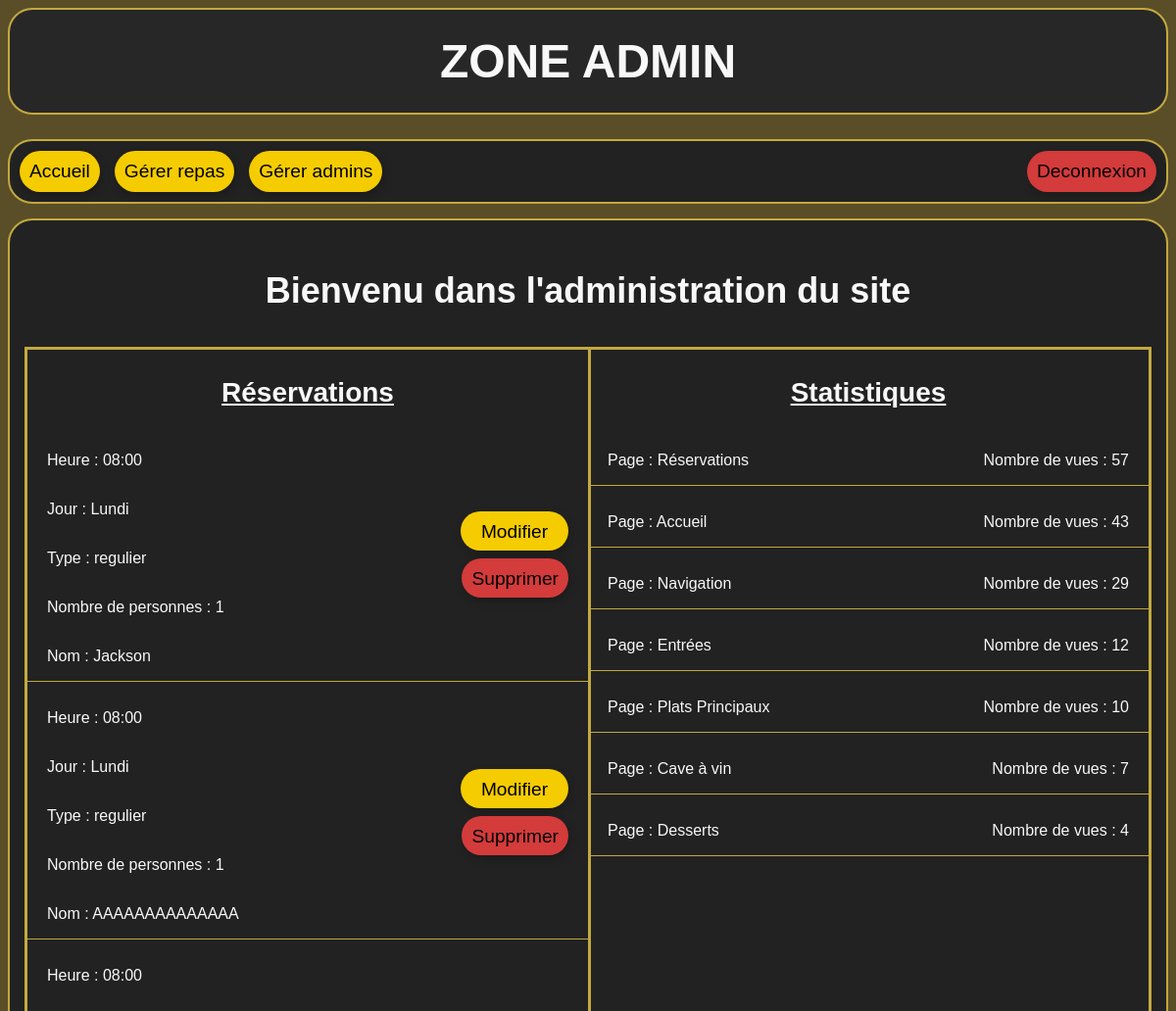
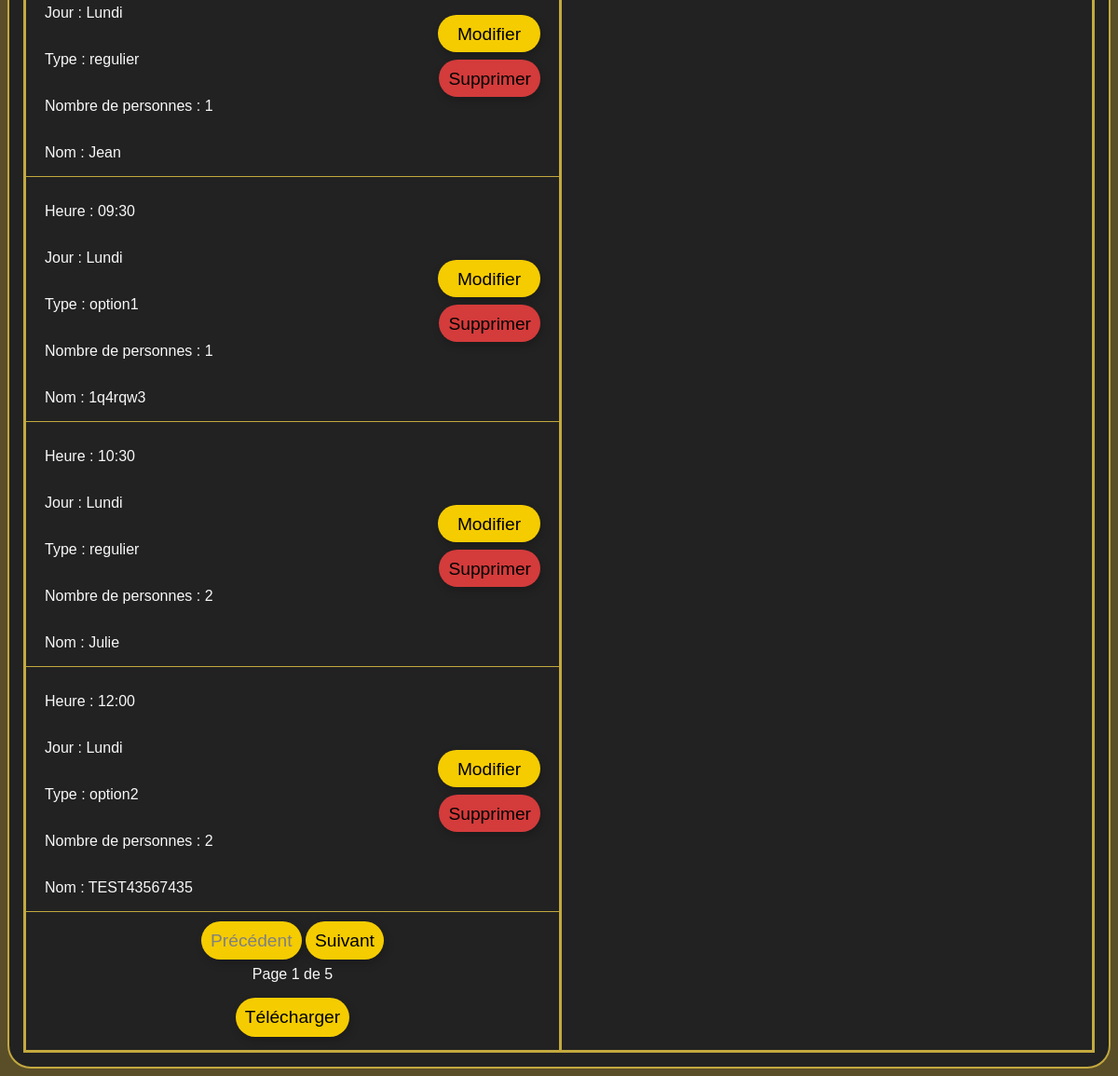
Page /admin/index.php (signed in) on the earlier database version (2 pictures, top to bottom).
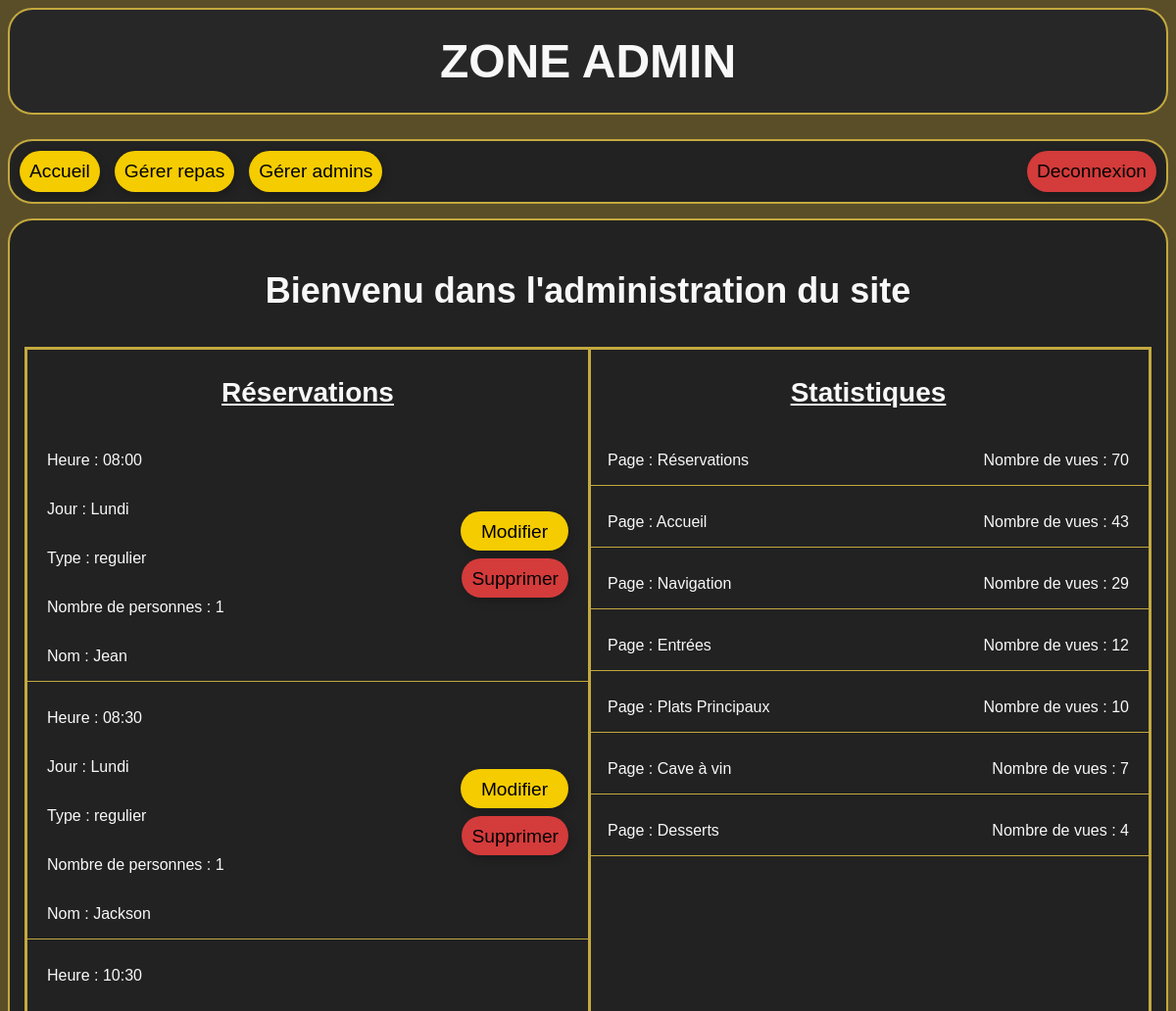
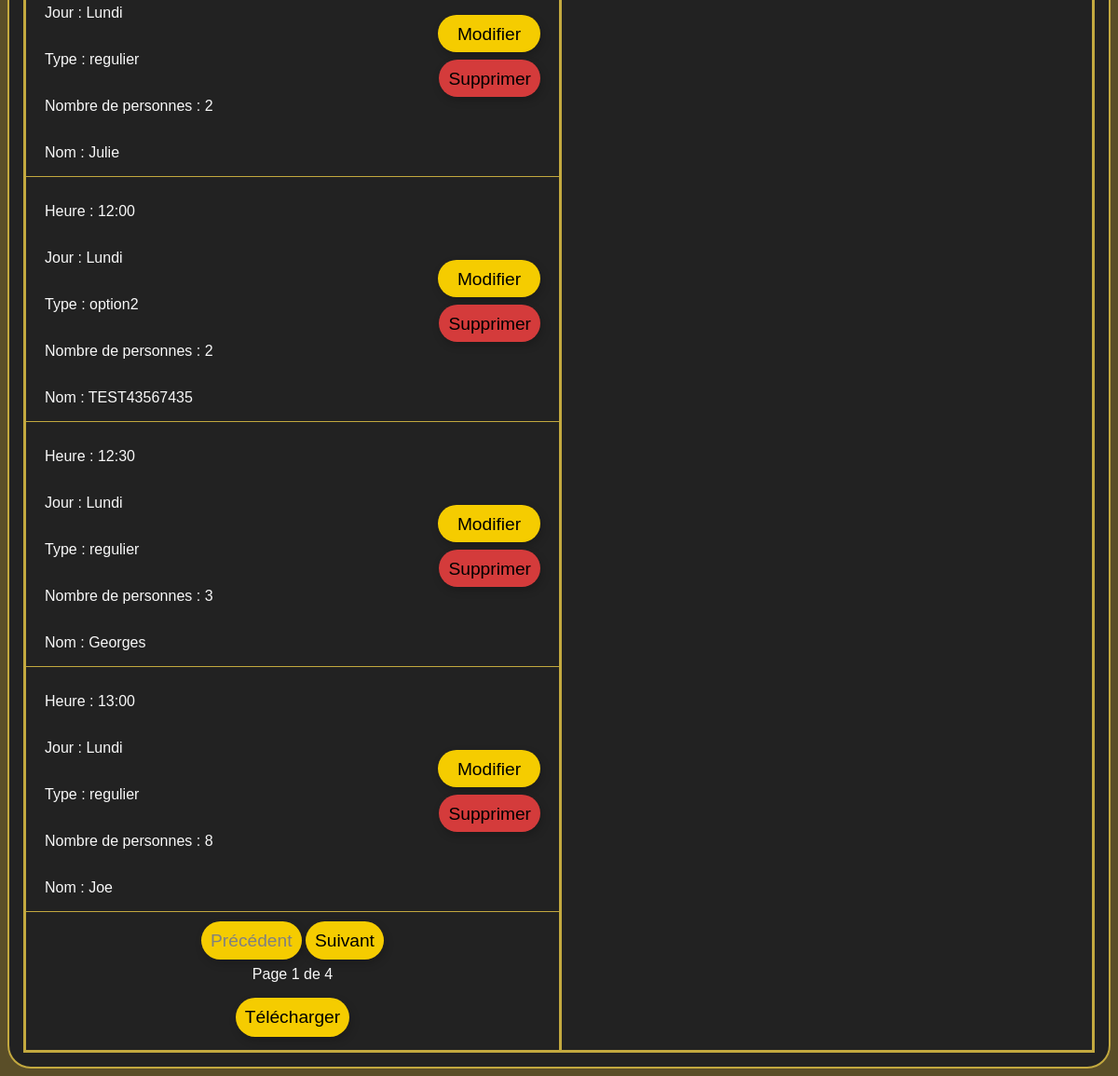
Same page on the later database version (2 pictures, top to bottom).
### tables this page shows
CREATE TABLE "reservations" (
	"id"	INTEGER NOT NULL UNIQUE,
	"jour"	TEXT NOT NULL,
	"type"	TEXT NOT NULL,
	"nom"	TEXT NOT NULL,
	"nb"	INTEGER NOT NULL,
	"temps"	TEXT NOT NULL,
	PRIMARY KEY("id" AUTOINCREMENT)
);

CREATE TABLE "vues" (
	"id"	INTEGER NOT NULL UNIQUE,
	"page"	TEXT NOT NULL UNIQUE,
	"nb"	INTEGER NOT NULL,
	PRIMARY KEY("id" AUTOINCREMENT)
);

### includes/base.php (called while the page is built, shortened)
<?php
include "db.php";
function selectCount($nom_table) {
    global $bdd;
    $stmt = $bdd->prepare("
        SELECT COUNT(*) as nb
        FROM $nom_table
    ");
    $stmt->execute();
    $resultat = $stmt->fetch();
    return $resultat["nb"];
}

### admin/index.php (the view, shortened to what this page needs)
<?php
include "../includes/base.php";
$nb_reservations = selectCount("reservations");
$nb_reservations_par_page = 6;
$nb_page_reservations_total = ceil($nb_reservations / $nb_reservations_par_page);
$page_reservations = $_GET["page"] ?? 1;
$sql = "
    SELECT id, jour, type, nom, nb, temps
    FROM reservations
	ORDER BY
		CASE jour
			WHEN 'Lundi' THEN 1
			WHEN 'Mardi' THEN 2
			WHEN 'Mercredi' THEN 3
			WHEN 'Jeudi' THEN 4
			WHEN 'Vendredi' THEN 5
			WHEN 'Samedi' THEN 6
			WHEN 'Dimanche' THEN 7
			END,
			temps
    LIMIT :limit
    OFFSET :offset
    ";
$stmt = $bdd->prepare($sql);
$stmt->execute([
    ":limit" => $nb_reservations_par_page,
    ":offset" => ($page_reservations - 1) * $nb_reservations_par_page
]);
$les_reservations = $stmt->fetchAll();
$sql = "
    SELECT *
    FROM vues
    ORDER BY nb DESC
    ";
$stmt = $bdd->prepare($sql);
$stmt->execute();
$pages = $stmt->fetchAll();
?>
<!DOCTYPE html>
<html lang="en">
<head>
    <link rel="stylesheet" href="../css/style_admin.css">
</head>
<body>
    <header>
        <h1>Zone admin</h1>
        <nav>
            <a class="changement_page" href="index.php"> Accueil </a>
            <a class="changement_page" href="repas/repas.php"> Gérer repas </a>
            <a class="changement_page" href="employes/gestion_admin.php"> Gérer admins </a>
            <a class="deconnexion" href="deconnexion.php"> Deconnexion </a>
        </nav>
    </header>
    <main>
        <p class="bienvenu">
            Bienvenu dans l'administration du site
        </p>
        <div class="conteneur">
            <div class="reservations">
                <p class="titre-section">Réservations</p>
                <?php foreach ($les_reservations as $une_reservation): ?>
                    <div class="une-reservation">
                        <div class="reservation-infos">
                            <p class="res-heure">Heure : <?= $une_reservation["temps"] ?></p>
                            <p class="res-jour">Jour : <?= $une_reservation["jour"] ?></p>
                            <p class="res-type">Type : <?= $une_reservation["type"] ?></p>
                            <p class="res-nb">Nombre de personnes : <?= $une_reservation["nb"] ?></p>
                            <p class="res-nom">Nom : <?= $une_reservation["nom"] ?></p>
                        </div>
                        <div class="btn-reservation">
                            <a class="modifier"
                                href="modifier_reservation.php?id=<?= $une_reservation['id'] ?>">Modifier</a>
                            <a class="supprimer" href="index.php?supprimer=<?= $une_reservation['id'] ?>">Supprimer</a>
                        </div>
                    </div>
                <?php endforeach ?>
                <div class="boutons">
                    <?php if ($page_reservations > 1): ?>
                        <a class="btn-reserver" href="index.php?page=<?= $page_reservations - 1 ?>">Précédent</a>
                    <?php else: ?>
                        <a href="" class="inactif">Précédent</a>
                    <?php endif ?>
                    <?php if ($page_reservations < $nb_page_reservations_total): ?>
                        <a class="btn-reserver" href="index.php?page=<?= $page_reservations + 1 ?>">Suivant</a>
                    <?php else: ?>
                        <a href="" class="inactif">Suivant</a>
                    <?php endif ?>
                </div>
                <p>Page <?= $page_reservations ?> de <?= $nb_page_reservations_total ?></p>
                <form class="form-telecharger" action="telechargerCSV.php" method="post">
                    <button class="telecharger" type="submit">Télécharger</button>
                </form>
            </div>
            <div class="statistiques">
                <p class="titre-section">Statistiques</p>
                <?php foreach ($pages as $page): ?>
                    <div class="une-statistique">
                        <p>Page : <?= $page["page"] ?></p>
                        <p class="nb-vues"> Nombre de vues : <?= $page["nb"] ?></p>
                    </div>
                <?php endforeach ?>
            </div>
        </div>
    </main>
</body>
</html>

### css/style_admin.css (style rules this page uses)
body { font-family: Arial, Helvetica, sans-serif; background-color: #5a4e28; }
header { text-align: center; }
h1 { margin: 0 0 25px 0; color: #F8F8F8; background-color: #272727; padding: 25px; border-radius: 25px; text-align: center; font-size: 48px; text-transform: uppercase; font-family: 'Raleway', sans-serif; border: 2px solid #C3A93F; }
h2, p.bienvenu { font-size: 36px; color: #F8F8F8; text-align: center; font-family: 'Raleway', sans-serif; }
p { font-family: 'Raleway', sans-serif; }
nav { background-color: #222222; padding: 10px; border-radius: 25px; display: flex; justify-content: center; gap: 15px; margin-bottom: 15px; border: 2px solid #C3A93F; }
.titre-section { font-size: 28px; font-weight: bold; text-decoration: underline; }
.une-reservation, .une-statistique { display: flex; justify-content: space-between; align-items: center; border-bottom: 1px solid #C3A93F; margin-bottom: 12px; padding: 0 20px; }
.une-reservation a { height: 20px; }
a.modifier { width: 90px; }
a, input.modifier, input.ajouter { border: none; padding: 10px; border-radius: 50px; text-decoration: none; color: black; font-size: larger; box-shadow: 2px 4px 10px rgba(0, 0, 0, 0.2); text-align: center; }
a.inactif { color: grey; opacity: 0.5f; text-decoration: none; pointer-events: none; }
.bienvenu { text-align: center; font-size: 38px; font-weight: bold; }
.telecharger { border: none; padding: 10px; border-radius: 50px; text-decoration: none; text-align: center; color: black; font-size: larger; box-shadow: 2px 4px 10px rgba(0, 0, 0, 0.2); background-color: #F5CC00; }
form { background-color: #2e2e2e; border-radius: 20px; max-width: 600px; margin: 0 auto; margin-top: 40px; padding: 60px; box-shadow: 0 8px 20px rgba(0, 0, 0, 0.1); font-family: 'Roboto', sans-serif; border: 2px solid #C3A93F; }
.form-telecharger { background: none; border-radius: 0; max-width: none; margin-top: 0; padding: 0; box-shadow: none; font-family: 'Roboto', sans-serif; border: none; }
.boutons { padding-top: 8px; }

Differences in the rows shown:
removed reservations: temps "08:00", jour "Lundi", type "regulier", nb "1", nom "AAAAAAAAAAAAAA"
removed reservations: temps "09:30", jour "Lundi", type "option1", nb "1", nom "1q4rqw3"
shown differently, row unchanged: reservations "Jean": moves up the list
changed reservations "Jackson": temps "08:00" → "08:30"
now on this page (row unchanged): reservations: temps "12:30", jour "Lundi", type "regulier", nb "3", nom "Georges"
now on this page (row unchanged): reservations: temps "13:00", jour "Lundi", type "regulier", nb "8", nom "Joe"
changed vues "Réservations": nb "57" → "70"
Other differences:
$nb_page_reservations_total: "5" → "4"
